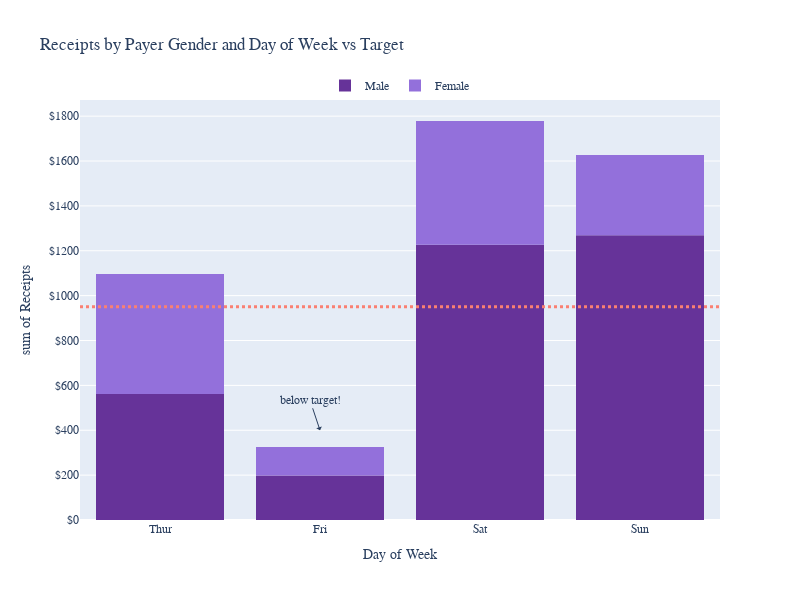

The cell this chart's notebook holds for it:
### Code cell
import plotly.express as px
df = px.data.tips()
fig = px.histogram(df, x="day", y="total_bill", color="sex",
            title="Receipts by Payer Gender and Day of Week vs Target",
            width=800, height=600,
            labels={"sex": "Payer Gender",  "day": "Day of Week", "total_bill": "Receipts"},
            category_orders={"day": ["Thur", "Fri", "Sat", "Sun"], "sex": ["Male", "Female"]},
            color_discrete_map={"Male": "RebeccaPurple", "Female": "MediumPurple"},
            template="plotly"
            )

fig.update_yaxes( # the y-axis is in dollars
    tickprefix="$", showgrid=True
)

fig.update_layout( # customize font and legend orientation & position
    font_family="Rockwell",
    legend=dict(
        title=None, orientation="h", y=1, yanchor="bottom", x=0.5, xanchor="center"
    )
)

fig.add_shape( # add a horizontal "target" line
    type="line", line_color="salmon", line_width=3, opacity=1, line_dash="dot",
    x0=0, x1=1, xref="paper", y0=950, y1=950, yref="y"
)

fig.add_annotation( # add a text callout with arrow
    text="below target!", x="Fri", y=400, arrowhead=1, showarrow=True
)

fig.show()

### Figure 1 — Plotly figure (JSON) as saved in the notebook; plotly's stock layout.template omitted (floating-point values rounded to 4 significant figures; data arrays with more than 128 entries replaced by an {"elided": "..."} marker saying what was removed)
{"data": [{"alignmentgroup": "True", "bingroup": "x", "histfunc": "sum", "hovertemplate": "Payer Gender=Male<br>Day of Week=%{x}<br>sum of Receipts=%{y}<extra></extra>", "legendgroup": "Male", "marker": {"color": "RebeccaPurple", "pattern": {"shape": ""}}, "name": "Male", "offsetgroup": "Male", "orientation": "v", "showlegend": true, "type": "histogram", "x": {"elided": "157 str values"}, "xaxis": "x", "y": {"elided": "157 float values"}, "yaxis": "y"}, {"alignmentgroup": "True", "bingroup": "x", "histfunc": "sum", "hovertemplate": "Payer Gender=Female<br>Day of Week=%{x}<br>sum of Receipts=%{y}<extra></extra>", "legendgroup": "Female", "marker": {"color": "MediumPurple", "pattern": {"shape": ""}}, "name": "Female", "offsetgroup": "Female", "orientation": "v", "showlegend": true, "type": "histogram", "x": ["Sun", "Sun", "Sun", "Sun", "Sun", "Sun", "Sat", "Sat", "Sat", "Sat", "Sat", "Sat", "Sun", "Sun", "Sat", "Sat", "Sat", "Sat", "Sat", "Sat", "Sat", "Thur", "Thur", "Fri", "Fri", "Fri", "Fri", "Fri", "Sat", "Sat", "Sat", "Sat", "Sat", "Sun", "Sun", "Thur", "Thur", "Thur", "Thur", "Thur", "Thur", "Thur", "Thur", "Thur", "Thur", "Thur", "Thur", "Thur", "Thur", "Thur", "Thur", "Thur", "Thur", "Thur", "Thur", "Thur", "Thur", "Sun", "Sun", "Sun", "Sun", "Sun", "Sat", "Sat", "Sun", "Sun", "Sun", "Thur", "Thur", "Thur", "Thur", "Thur", "Thur", "Thur", "Sat", "Sat", "Sat", "Sat", "Sat", "Fri", "Fri", "Fri", "Fri", "Sat", "Sat", "Sat", "Thur"], "xaxis": "x", "y": [16.99, 24.59, 35.26, 14.83, 10.33, 16.97, 20.29, 15.77, 19.65, 15.06, 20.69, 16.93, 10.29, 34.81, 26.41, 16.45, 3.07, 17.07, 26.86, 25.28, 14.73, 10.07, 34.83, 5.75, 16.32, 22.75, 11.35, 15.38, 44.3, 22.42, 20.92, 14.31, 7.25, 25.71, 17.31, 10.65, 12.43, 24.08, 13.42, 12.48, 29.8, 14.52, 11.38, 20.27, 11.17, 12.26, 18.26, 8.51, 10.33, 14.15, 13.16, 17.47, 27.05, 16.43, 8.35, 18.64, 11.87, 29.85, 25, 13.39, 16.21, 17.51, 10.59, 10.63, 9.6, 20.9, 18.15, 19.81, 43.11, 13, 12.74, 13, 16.4, 16.47, 12.76, 13.27, 28.17, 12.9, 30.14, 13.42, 15.98, 16.27, 10.09, 22.12, 35.83, 27.18, 18.78], "yaxis": "y"}], "layout": {"annotations": [{"arrowhead": 1, "showarrow": true, "text": "below target!", "x": "Fri", "y": 400}], "barmode": "relative", "font": {"family": "Rockwell"}, "height": 600, "legend": {"orientation": "h", "title": {}, "tracegroupgap": 0, "x": 0.5, "xanchor": "center", "y": 1, "yanchor": "bottom"}, "shapes": [{"line": {"color": "salmon", "dash": "dot", "width": 3}, "opacity": 1, "type": "line", "x0": 0, "x1": 1, "xref": "paper", "y0": 950, "y1": 950, "yref": "y"}], "title": {"text": "Receipts by Payer Gender and Day of Week vs Target"}, "width": 800, "xaxis": {"anchor": "y", "autorange": true, "categoryarray": ["Thur", "Fri", "Sat", "Sun"], "categoryorder": "array", "domain": [0, 1], "range": [-0.5, 3.5], "title": {"text": "Day of Week"}, "type": "category"}, "yaxis": {"anchor": "x", "autorange": true, "domain": [0, 1], "range": [0, 1872.0], "showgrid": true, "tickprefix": "$", "title": {"text": "sum of Receipts"}, "type": "linear"}}}
